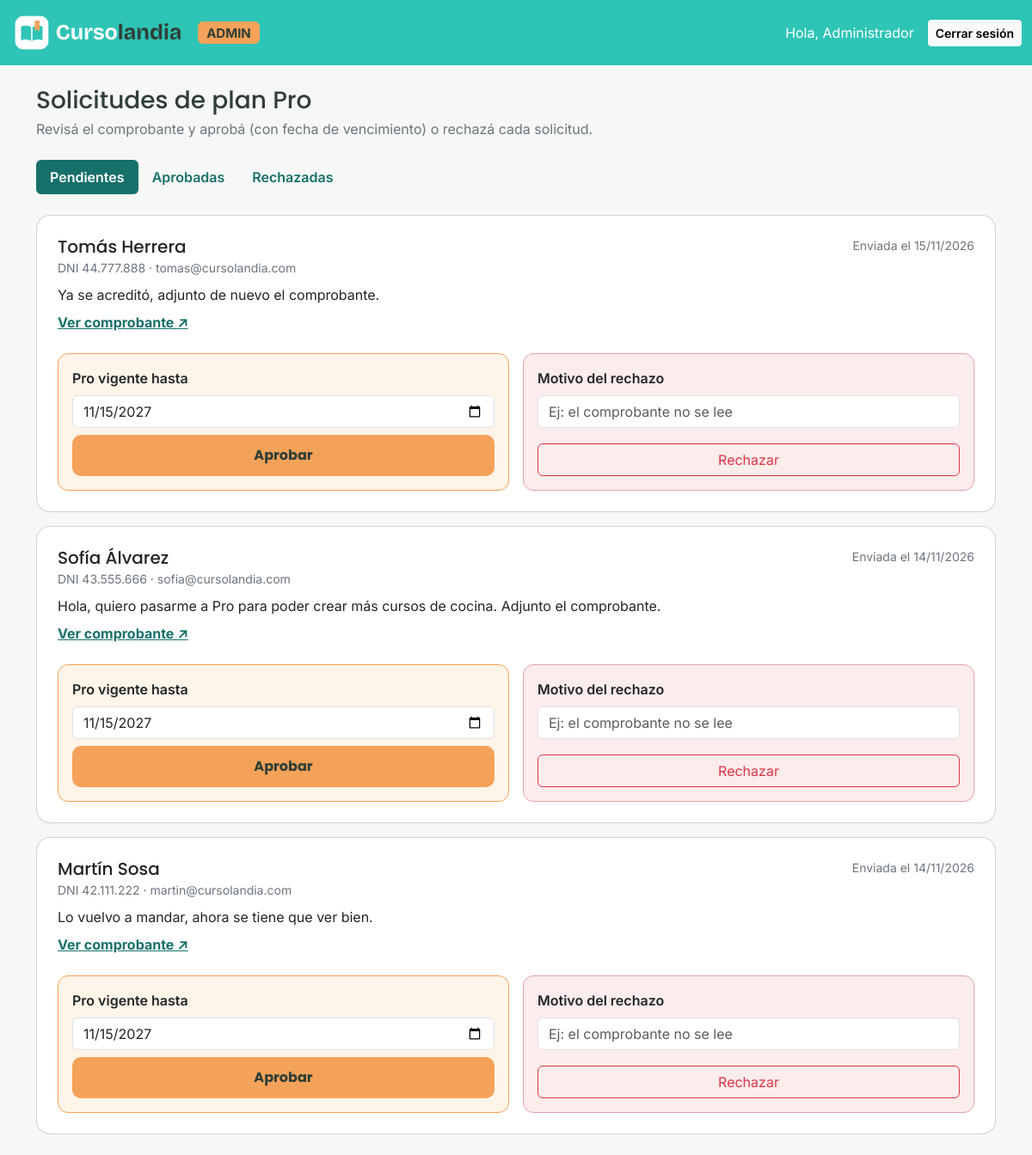
/vistas/panel_admin.php (signed in), run on the app's committed database.
### tables this page shows
CREATE TABLE solicitud_plan_pro (
    id_solicitud         INT UNSIGNED NOT NULL AUTO_INCREMENT,
    id_usuario           INT UNSIGNED NOT NULL,
    fecha_envio          DATE NOT NULL DEFAULT (CURRENT_DATE),
    mensaje              TEXT NOT NULL,
    comprobante          VARCHAR(255) NOT NULL COMMENT 'ruta del archivo subido',
    estado               ENUM('pendiente','aprobada','denegada') NOT NULL DEFAULT 'pendiente',
    fecha_venc_asignada  DATE NULL,
    motivo_rechazo       VARCHAR(255) NULL,
    PRIMARY KEY (id_solicitud),
    CONSTRAINT chk_solicitud_aprobada CHECK (
        (estado = 'aprobada' AND fecha_venc_asignada IS NOT NULL) OR
        (estado <> 'aprobada' AND fecha_venc_asignada IS NULL)
    ),
    CONSTRAINT chk_solicitud_venc CHECK (fecha_venc_asignada > fecha_envio),
    CONSTRAINT fk_solicitud_usuario FOREIGN KEY (id_usuario)
        REFERENCES usuario (id_usuario)
        ON UPDATE CASCADE
        ON DELETE CASCADE
);

CREATE TABLE usuario (
    id_usuario        INT UNSIGNED NOT NULL COMMENT 'DNI del usuario',
    nombre            VARCHAR(50)  NOT NULL,
    apellido          VARCHAR(50)  NOT NULL,
    email             VARCHAR(100) NOT NULL UNIQUE,
    contrasenia       VARCHAR(255) NOT NULL,
    fecha_nacimiento  DATE NOT NULL,
    telefono          VARCHAR(20)  NULL,
    antecedentes      TEXT NULL,
    imagen_principal  VARCHAR(255) NOT NULL DEFAULT 'img/avatar-default.png',
    tipo_plan         ENUM('gratuito','pro') NOT NULL DEFAULT 'gratuito',
    fecha_venc_pro    DATE NULL,
    PRIMARY KEY (id_usuario),
    CONSTRAINT chk_usuario_dni CHECK (id_usuario BETWEEN 1000000 AND 99999999),
    CONSTRAINT chk_usuario_pro CHECK (tipo_plan = 'gratuito' OR fecha_venc_pro IS NOT NULL)
);

### traits/AccesoBD.php (called while the page is built)
<?php
trait AccesoBD{
    private $conexion;
    public function __construct($conexion){
        $this->conexion = $conexion;
    }
    private function consultar(string $sql, string $tipos='', array $param=[]){
        $sentencia = mysqli_prepare($this->conexion,$sql);
        if($tipos!==''){
            mysqli_stmt_bind_param($sentencia,$tipos,...$param);
        }
        mysqli_stmt_execute($sentencia);
        return mysqli_stmt_get_result($sentencia);
    }
}

### controles/ControlSolicitud.php (called while the page is built, shortened)
<?php
require_once __DIR__.'/../clases/SolicitudPlanPro.php';
require_once __DIR__.'/../traits/AccesoBD.php';
class ControlSolicitud{
    private function armarSolicitudes($resultado): array{
        $solicitudes = [];
        while($fila = mysqli_fetch_assoc($resultado)){
            $usuario = new Usuario(
                $fila['id_usuario'],
                $fila['nombre'],
                $fila['apellido'],
                $fila['email'],
                '',
                $fila['fecha_nacimiento'],
                $fila['telefono'],
                $fila['antecedentes'],
                $fila['imagen_principal'],
                $fila['tipo_plan'],
                $fila['fecha_venc_pro']
            );
            $solicitud = new SolicitudPlanPro(
                $fila['id_solicitud'],
                $usuario,
                $fila['fecha_envio'],
                $fila['mensaje'],
                $fila['comprobante'],
                $fila['estado'],
                $fila['fecha_venc_asignada'],
                $fila['motivo_rechazo']
            );
            $solicitudes[] = $solicitud;
        }
        return $solicitudes;
    }
    public function obtenerPorEstado(string $estado): array{
        $sql = self::SELECT_SOLICITUD . " WHERE s.estado = ? ORDER BY s.id_solicitud DESC";
        $resultado = $this->consultar($sql, 's', [$estado]);
        return $this->armarSolicitudes($resultado);
    }
}

### clases/SolicitudPlanPro.php (called while the page is built, shortened)
<?php
require_once __DIR__.'/Usuario.php';
class SolicitudPlanPro{
    private int $id_solicitud;
    private Usuario $usuario;
    private string $fecha_envio;
    private string $mensaje;
    private string $estado;
    public function __construct(int $id_solicitud, Usuario $usuario, string $fecha_envio, string $mensaje,
                            string $comprobante, string $estado, ?string $fecha_venc_asignada, ?string $motivo_rechazo){
        $this->id_solicitud = $id_solicitud;
        $this->usuario = $usuario;
        $this->fecha_envio = $fecha_envio;
        $this->mensaje = $mensaje;
        $this->estado = $estado;
    }
    public function getId_solicitud(){
        return $this->id_solicitud;
    }
    public function getUsuario(){
        return $this->usuario;
    }
    public function getFecha_envio(){
        return $this->fecha_envio;
    }
    public function getMensaje(){
        return $this->mensaje;
    }
    public function estaPendiente(): bool{
        return $this->estado === 'pendiente';
    }
}

### clases/Usuario.php (called while the page is built, shortened)
<?php
class Usuario{
        private int $id_usuario;
        private string $nombre;
        private string $apellido;
        private string $email;
        public function __construct(int $id_usuario, string $nombre, string $apellido, string $email, string $contrasenia,
                            string $fecha_nacimiento, ?string $telefono, ?string $antecedentes,
                            string $imagen_principal, string $tipo_plan, ?string $fecha_venc_pro){
            $this->id_usuario = $id_usuario;
            $this->nombre = $nombre;
            $this->apellido = $apellido;
            $this->email = $email;
        }
        public function getId_usuario(){
            return $this->id_usuario;
        }
        public function getNombre(){
            return $this->nombre;
        }
        public function getApellido(){
            return $this->apellido;
        }
        public function getEmail(){
            return $this->email;
        }
    }

### vistas/panel_admin.php (the view, shortened to what this page needs)
<?php
require_once __DIR__ . '/../conexiones/conexion.php';
require_once __DIR__ . '/../controles/ControlSolicitud.php';
$estados = ['pendiente' => 'Pendientes', 'aprobada' => 'Aprobadas', 'denegada' => 'Rechazadas'];
$estado  = $_GET['estado'] ?? 'pendiente';
$controlSolicitud = new ControlSolicitud($conexion);
$solicitudes = $controlSolicitud->obtenerPorEstado($estado);
$vencimientoSugerido = date('Y-m-d', strtotime('+1 year'));
$vencimientoMinimo   = date('Y-m-d', strtotime('+1 day'));
?>
<!DOCTYPE html>
<html lang="es">
<head>
    <link href="https://cdn.jsdelivr.net/npm/bootstrap@5.3.8/dist/css/bootstrap.min.css" rel="stylesheet">
    <link href="../css/styles.css" rel="stylesheet">
</head>
<body class="fondo-suave">
    <?php require __DIR__ . '/../includes/navbar_admin.php'; ?>
    <main class="container perfil my-4">
        <h1 class="h3 mb-1">Solicitudes de plan Pro</h1>
        <p class="text-secondary mb-4">Revisá el comprobante y aprobá (con fecha de vencimiento) o rechazá cada solicitud.</p>
        <ul class="nav nav-pills mb-4">
            <?php foreach ($estados as $valor => $titulo): ?>
                <li class="nav-item">
                    <a class="nav-link pestania <?= $estado === $valor ? 'active' : '' ?>" href="panel_admin.php?estado=<?= $valor ?>"><?= $titulo ?></a>
                </li>
            <?php endforeach; ?>
        </ul>
        <div class="d-flex flex-column gap-3">
            <?php foreach ($solicitudes as $solicitud): ?>
                <?php $u = $solicitud->getUsuario(); ?>
                <section class="card">
                    <div class="card-body p-4">
                        <div class="d-flex flex-wrap justify-content-between gap-2 mb-2">
                            <div>
                                <h2 class="h5 mb-0"><?= htmlspecialchars($u->getNombre() . ' ' . $u->getApellido()) ?></h2>
                                <span class="text-secondary small">
                                    DNI <?= number_format($u->getId_usuario(), 0, ',', '.') ?> · <?= htmlspecialchars($u->getEmail()) ?>
                                </span>
                            </div>
                            <span class="text-secondary small">Enviada el <?= date('d/m/Y', strtotime($solicitud->getFecha_envio())) ?></span>
                        </div>
                        <p class="mb-2"><?= nl2br(htmlspecialchars($solicitud->getMensaje())) ?></p>
                        <a href="ver_comprobante.php?id=<?= $solicitud->getId_solicitud() ?>" target="_blank" class="link-registro">Ver comprobante ↗</a>
                        <?php if ($solicitud->estaPendiente()): ?>
                            <div class="row g-3 mt-2">
                                <div class="col-md-6">
                                    <form method="post" action="../procesos/procesar_resolucion.php" class="solicitud-estado h-100 d-flex flex-column gap-2">
                                        <label for="venc_<?= $solicitud->getId_solicitud() ?>" class="form-label fw-semibold mb-0">Pro vigente hasta</label>
                                        <input type="date" id="venc_<?= $solicitud->getId_solicitud() ?>" name="fecha_venc" class="form-control"
                                               min="<?= $vencimientoMinimo ?>" value="<?= $vencimientoSugerido ?>" required>
                                        <button type="submit" class="btn btn-iniciar mt-auto">Aprobar</button>
                                    </form>
                                </div>
                                <div class="col-md-6">
                                    <form method="post" action="../procesos/procesar_resolucion.php" class="solicitud-estado solicitud-rechazada h-100 d-flex flex-column gap-2">
                                        <label for="motivo_<?= $solicitud->getId_solicitud() ?>" class="form-label fw-semibold mb-0">Motivo del rechazo</label>
                                        <input type="text" id="motivo_<?= $solicitud->getId_solicitud() ?>" name="motivo" class="form-control"
                                               maxlength="255" placeholder="Ej: el comprobante no se lee" required>
                                        <button type="submit" class="btn btn-outline-danger mt-auto">Rechazar</button>
                                    </form>
                                </div>
                            </div>
                        <?php elseif ($solicitud->getEstado() === 'aprobada'): ?>
                            <p class="mt-3 mb-0 fw-semibold">OKI Aprobada · Pro hasta el <?= date('d/m/Y', strtotime($solicitud->getFecha_venc_asignada())) ?></p>
                        <?php else: ?>
                            <p class="mt-3 mb-0"><strong>NAO Rechazada.</strong> Motivo: <?= htmlspecialchars($solicitud->getMotivo_rechazo() ?? '') ?></p>
                        <?php endif; ?>
                    </div>
                </section>
            <?php endforeach; ?>
        </div>
    </main>
</body>
</html>

### css/styles.css (style rules this page uses)
:root { --color-texto: #2F3E36; --color-acento: #F4A259; --color-suave: #CBF3F0; --color-fondo: #FFFFFF; --color-principal: #2EC4B6; --color-principal-oscuro: #17706A; }
body { font-family: 'Inter', system-ui, sans-serif; color: var(--color-texto); }
h1, h2 { font-family: 'Poppins', system-ui, sans-serif; }
.btn-iniciar { height: 48px; border-radius: 10px; background-color: var(--color-acento); color: var(--color-texto); font-family: 'Poppins', sans-serif; font-weight: 700; }
.nav-link.active { border-bottom: 3px solid var(--color-acento); }
.navbar-brand, .nav-link { color:var(--color-fondo); }
.link-registro { color: var(--color-principal-oscuro); font-weight: 700; }
.fondo-suave { background-color: #F6F8F7; }
.perfil .card { border-radius: 16px; }
.solicitud-estado { background-color: #FFF4E8; border: 1.5px solid var(--color-acento); border-radius: 12px; padding: 1rem; }
.solicitud-rechazada { background-color: #FDECEC; border-color: #E4A1A6; }
.nav-pills .pestania { color: var(--color-principal-oscuro); font-weight: 600; }
.nav-pills .pestania.active { background-color: var(--color-principal-oscuro); border-bottom: none; }

### data on the page
solicitud_plan_pro: id_usuario.apellido "Tomás Herrera", id_usuario.id_usuario "44.777.888", id_usuario.email "tomas@cursolandia.com", fecha_envio "15/11/2026", mensaje "Ya se acreditó, adjunto de nuevo el comprobante."
solicitud_plan_pro: id_usuario.apellido "Sofía Álvarez", id_usuario.id_usuario "43.555.666", id_usuario.email "sofia@cursolandia.com", fecha_envio "14/11/2026", mensaje "Hola, quiero pasarme a Pro para poder crear más cursos de cocina. Adjunto el comprobante."
solicitud_plan_pro: id_usuario.apellido "Martín Sosa", id_usuario.id_usuario "42.111.222", id_usuario.email "martin@cursolandia.com", fecha_envio "14/11/2026", mensaje "Lo vuelvo a mandar, ahora se tiene que ver bien."

### other printed values
$_SESSION['nombre'] "Administrador"
$titulo "Pendientes"
$titulo "Aprobadas"
$titulo "Rechazadas"
